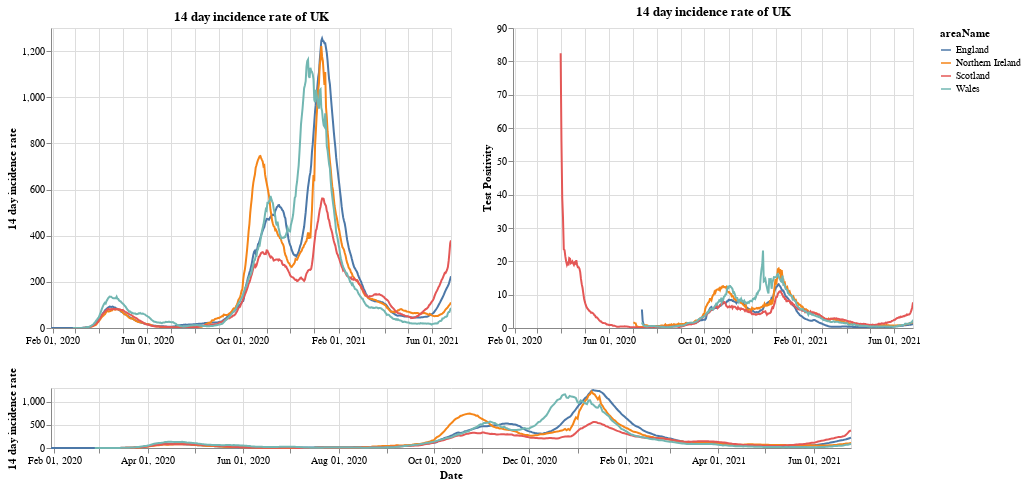

The notebook cell this image was saved under:
### Markdown cell above
# Plots

First a plot with each country in the UK. The top right shows the positivity rate for (which is the percentage of registered tests which were positive) while the top left is the 14 day incidence rate. The bottom chart can be used to select the timeframe (does not work on a mobile device).

### Code cell
#collapse
brush = alt.selection(type='interval', name='DateBrush',encodings=['x'],fields=['Time'])
leg_selection = alt.selection_multi(fields=['areaName'], bind='legend')

base = alt.Chart(uk_cases).mark_line().encode(
    x=alt.X("yearmonthdate(date):T", axis=alt.Axis(title='Date')),
    y=alt.Y("twoWeeklyCasesRate:Q", axis=alt.Axis(title='14 day incidence rate')),
    tooltip=['areaName', 'date','twoWeeklyCasesRate', 'testPositivity'],
    color='areaName',
    opacity=alt.condition(leg_selection, alt.value(2), alt.value(0.1))
).add_selection(leg_selection).properties(width=400)

upper = base.encode(alt.X('yearmonthdate(date):T', axis=alt.Axis(title=''),
                         scale=alt.Scale(domain=brush))
                   ).properties(title=f'14 day incidence rate of UK')
upper_right = upper.encode(alt.Y('testPositivity:Q', axis=alt.Axis(title='Test Positivity')))
lower = base.properties(height=60, width = 800).add_selection(brush)

(upper | upper_right) & lower

### Figure 1 — Vega-Lite specification as saved in the notebook (floating-point values rounded to 4 significant figures; data arrays with more than 128 entries replaced by an {"elided": "..."} marker saying what was removed)
{"config": {"view": {"continuousWidth": 400, "continuousHeight": 300}}, "vconcat": [{"hconcat": [{"mark": "line", "encoding": {"color": {"type": "nominal", "field": "areaName"}, "opacity": {"condition": {"value": 2, "selection": "selector001"}, "value": 0.1}, "tooltip": [{"type": "nominal", "field": "areaName"}, {"type": "temporal", "field": "date"}, {"type": "quantitative", "field": "twoWeeklyCasesRate"}, {"type": "quantitative", "field": "testPositivity"}], "x": {"type": "temporal", "axis": {"title": ""}, "field": "date", "scale": {"domain": {"selection": "DateBrush"}}, "timeUnit": "yearmonthdate"}, "y": {"type": "quantitative", "axis": {"title": "14 day incidence rate"}, "field": "twoWeeklyCasesRate"}}, "selection": {"selector001": {"type": "multi", "fields": ["areaName"], "bind": "legend"}}, "title": "14 day incidence rate of UK", "width": 400}, {"mark": "line", "encoding": {"color": {"type": "nominal", "field": "areaName"}, "opacity": {"condition": {"value": 2, "selection": "selector001"}, "value": 0.1}, "tooltip": [{"type": "nominal", "field": "areaName"}, {"type": "temporal", "field": "date"}, {"type": "quantitative", "field": "twoWeeklyCasesRate"}, {"type": "quantitative", "field": "testPositivity"}], "x": {"type": "temporal", "axis": {"title": ""}, "field": "date", "scale": {"domain": {"selection": "DateBrush"}}, "timeUnit": "yearmonthdate"}, "y": {"type": "quantitative", "axis": {"title": "Test Positivity"}, "field": "testPositivity"}}, "selection": {"selector001": {"type": "multi", "fields": ["areaName"], "bind": "legend"}}, "title": "14 day incidence rate of UK", "width": 400}]}, {"mark": "line", "encoding": {"color": {"type": "nominal", "field": "areaName"}, "opacity": {"condition": {"value": 2, "selection": "selector001"}, "value": 0.1}, "tooltip": [{"type": "nominal", "field": "areaName"}, {"type": "temporal", "field": "date"}, {"type": "quantitative", "field": "twoWeeklyCasesRate"}, {"type": "quantitative", "field": "testPositivity"}], "x": {"type": "temporal", "axis": {"title": "Date"}, "field": "date", "timeUnit": "yearmonthdate"}, "y": {"type": "quantitative", "axis": {"title": "14 day incidence rate"}, "field": "twoWeeklyCasesRate"}}, "height": 60, "selection": {"selector001": {"type": "multi", "fields": ["areaName"], "bind": "legend"}, "DateBrush": {"type": "interval", "encodings": ["x"], "fields": ["Time"]}}, "width": 800}], "data": {"name": "data-1a9d09fef1b2b2d1fbe40507648d2ad3"}, "$schema": "https://vega.github.io/schema/vega-lite/v4.8.1.json", "datasets": {"data-1a9d09fef1b2b2d1fbe40507648d2ad3": {"elided": "1960 records"}}}
